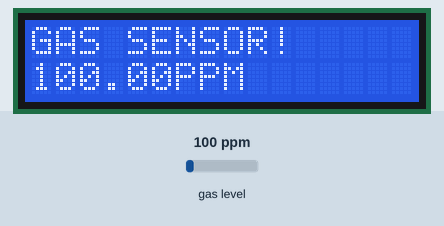
Simulated run of this sketch. Board: Arduino Uno, built with avr-gcc and run on an emulated ATmega328P. Parts: 16×2 character LCD. The test bench sets the inputs (shaded band); at power-on: gas level 100 ppm. What the sketch prints to the serial monitor is not drawn.

Above: at 1.2 s.
1.3 s: gas level set to 20 ppm
At 2.4 s:
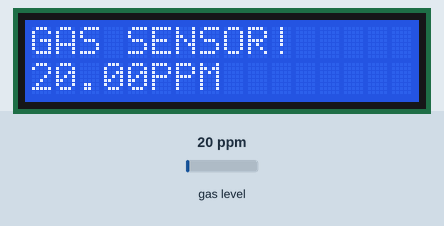
3.1 s: gas level set to 250 ppm
At 4.2 s:
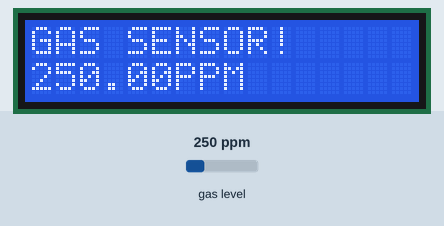
4.6 s: gas level set to 500 ppm
At 6.0 s:
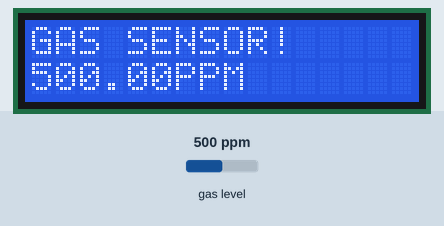
Timing chart, 0 to 7.6 s (numbered marks = the images above; inputs shaded):
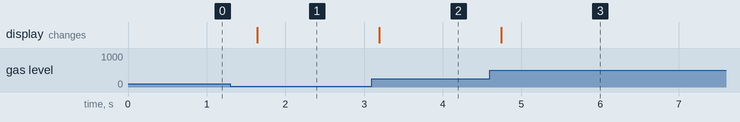

Measured:
- after the input at 1.3 s, the display: changes after 0.34 s (image 1)
- after the input at 3.1 s, the display: changes after 0.09 s (image 2)
- after the input at 4.6 s, the display: changes after 0.14 s (image 3)

The sketch:

026_MQ6_LCD.ino
```cpp
#include <MQUnifiedsensor.h>
#include <Wire.h>  //LCD
#include <LiquidCrystal_I2C.h> //LCD

#define placa "Arduino UNO"
#define Voltage_Resolution 5
#define pin A0
#define type "MQ-6"
#define ADC_Bit_Resolution 10
#define RatioMQ6CleanAir 10

MQUnifiedsensor MQ6(placa, Voltage_Resolution, ADC_Bit_Resolution, pin, type);

LiquidCrystal_I2C lcd(0x27,16,2);

void setup() {
  Serial.begin(9600);

  lcd.init(); //LCD시작
  lcd.backlight(); //LCD백라이트 켜기

  lcd.setCursor(0,0); //LCD의 왼쪽 상단으로 커서이동
  lcd.print("GAS SENSOR!"); //원하는 text출력(한글안됨!)

  MQ6.setRegressionMethod(1); //_PPM =  a*ratio^b
  MQ6.setA(2127.2); MQ6.setB(-2.526); // Configurate the ecuation values to get CH4 concentration

  MQ6.init();

  Serial.print("Calibrating please wait.");
  float calcR0 = 0;
  for(int i = 1; i<=10; i ++)
  {
    MQ6.update(); // Update data, the arduino will be read the voltage on the analog pin
    calcR0 += MQ6.calibrate(RatioMQ6CleanAir);
    Serial.print(".");
  }
  MQ6.setR0(calcR0/10);
  Serial.println("  done!.");

}

void loop() {
  MQ6.update();
  float sensor = MQ6.readSensor();
  Serial.println(sensor);
  lcd.setCursor(0,1); //LCD 좌표이동
  String line = String(sensor) + "PPM";
  while(line.length()<16) line+=" ";
  lcd.print(line);
  if(sensor > 5000){
    tone(13,2000);
  }else{
    noTone(13);
  }
  delay(500);
}
```
